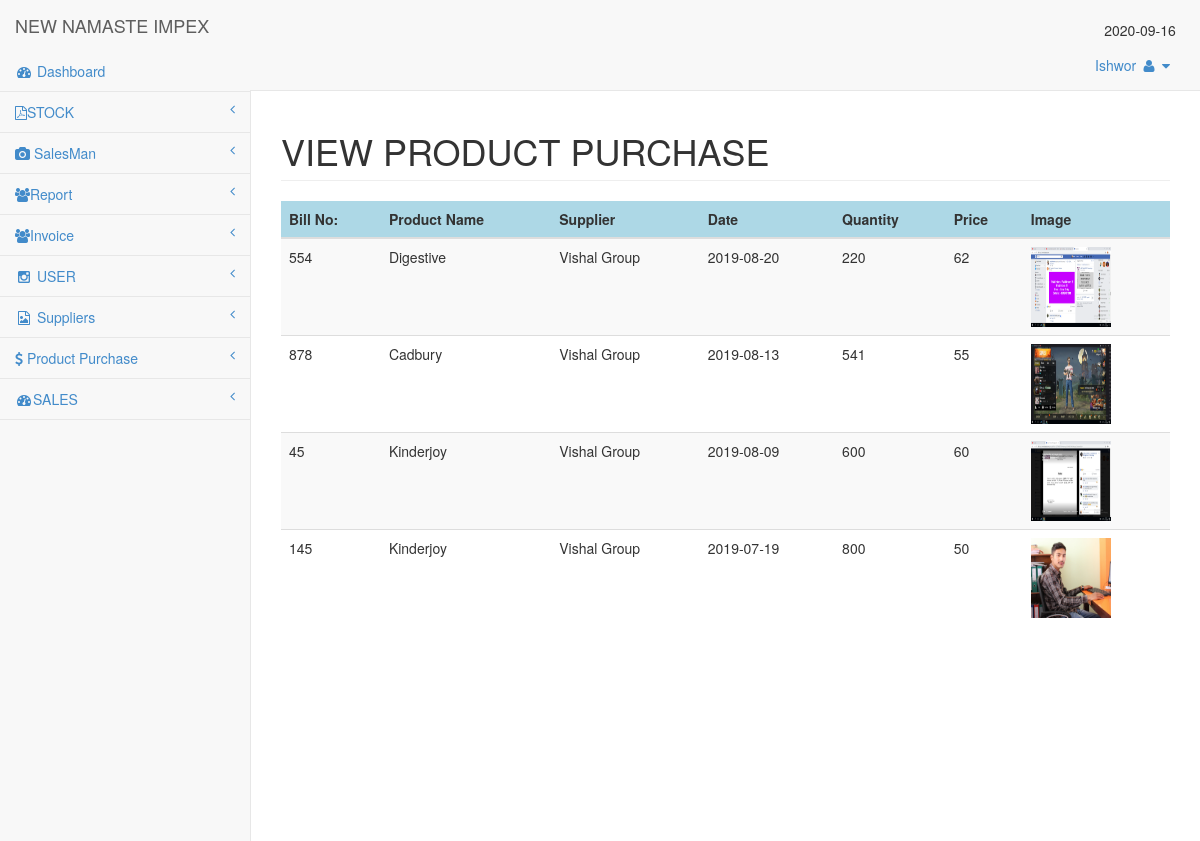
The app's page /admin/viewmem.php (signed in) with its own data.
### tables this page shows
CREATE TABLE `purchase` (
  `pid` int(100) NOT NULL,
  `bno` int(100) NOT NULL,
  `pname` varchar(200) NOT NULL,
  `pdetail` varchar(551) NOT NULL,
  `supplier` varchar(200) NOT NULL,
  `pdate` date NOT NULL,
  `quantity` bigint(100) NOT NULL,
  `price` bigint(100) NOT NULL,
  `image` varchar(2000) NOT NULL
);

### admin/viewmem.php (the view, shortened to what this page needs)
<?php session_start();
if(isset($_SESSION['uname']))
{
?>
<?php
include 'connect.php';
 include "header1.php";
include "menu/mmenu1.php";
?>
<div id="page-wrapper">
            <div class="row">
                <div class="col-lg-12">
 <h1 class="page-header">VIEW PRODUCT PURCHASE</h1>
                    </div>
                </div>
                <div class="row">
                    <div class="col-lg-12">
                        <table class="table table-striped" id="blogtable">
                            <thead>
                                <tr bgcolor="lightblue">
                                  <th>Bill No:</th>
                                    <th> Product Name</th>
                                      <th>Supplier</th>
                                        <th>Date</th>
                                          <th>Quantity</th>
                                            <th>Price</th>
                                    <th>Image</th>
                                </tr>
                            </thead>
                            <tbody>
                   <?php
include 'connect.php';
$quer="Select * from purchase order by pdate desc";
$result=mysqli_query($con,$quer);
    while($row = $result->fetch_assoc()) {
        echo '<tr>
                  <td scope="row">' . $row["bno"]. '</td>
 <b><td scope="row">' . $row["pname"]. '</td><b>
  <td scope="row">' . $row["supplier"]. '</td>
   <td scope="row">' . $row["pdate"]. '</td>
 <td scope="row">' . $row["quantity"]. '</td>
  <td scope="row">' . $row["price"]. '</td>
                   <td><img src="product/'.$row["image"].'"width="80px" height="80px"></td>
                </tr>';
}
?>
                            </tbody>
                        </table>
                    </div>
                </div>
            </div>
        </div>
<?php
}
else
{
header("location:login.php");
}
?>
</body>
</html>

### admin/header1.php (shortened to what this page needs)
<!DOCTYPE html>
<html lang="en">
<head>
    <link href="css/bootstrap.min.css" rel="stylesheet">
    <link href="css/plugins/metisMenu/metisMenu.min.css" rel="stylesheet">
    <link href="css/sb-admin-2.css" rel="stylesheet">
    <link href="font-awesome-4.1.0/css/font-awesome.min.css" rel="stylesheet" type="text/css">
</head>
<body>
    <div id="wrapper">

### admin/menu/mmenu1.php (shortened to what this page needs)
        <nav class="navbar navbar-default navbar-static-top" role="navigation" style="margin-bottom: 0">
            <div class="navbar-header">
                <a class="navbar-brand" href="home.php">NEW NAMASTE IMPEX</a>
            </div>
            <ul class="nav navbar-top-links navbar-right"><br><center><?php echo date("Y-m-d");?></center>
                <li class="dropdown">
                    <a class="dropdown-toggle" data-toggle="dropdown" href="#"><?php echo $_SESSION['uname'];?>
                        <i class="fa fa-user fa-fw"></i>  <i class="fa fa-caret-down"></i>
                    </a>
                </li>
            </ul>
            <div class="navbar-default sidebar" role="navigation">
                <div class="sidebar-nav navbar-collapse">
                    <ul class="nav" id="side-menu">
                        <li>
                            <a href="home.php"><i class="fa fa-dashboard fa-fw"></i> Dashboard</a>                        </li>
                        <li>
                            <a href="home.php"><i class="fa fa-file-pdf-o"></i>STOCK<span class="fa arrow"></span></a>
                                              </li>
                         <li>
                            <a href="home.php"><i class="fa fa-camera"></i> SalesMan<span class="fa arrow"></span></a>
                                              </li>
                        <li>
                            <a href="home.php"><i class="fa  fa-group"></i>Report<span class="fa arrow"></span></a>
                                            </li>
                         <li>
                            <a href="home.php"><i class="fa  fa-group"></i>Invoice<span class="fa arrow"></span></a>
                                            </li>
                       <?php  $name=$_SESSION['uname'];
                          include 'connect.php';
                          $quer="Select permission from login where Username='$name' ";
$result=mysqli_query($con,$quer);
while($row = $result->fetch_assoc()) {
if($row['permission']=="Administrator"){
                       ?>
<li>
                            <a href="#"><i class="fa fa-instagram fa-fw"></i> USER<span class="fa arrow"></span></a>
                        </li>
<li>
                            <a href="#"><i class="fa fa-file-photo-o fa-fw"></i> Suppliers<span class="fa arrow"></span></a>
                        </li>
                        <li>
                            <a href="#"><i class="fa fa-dollar"></i> Product Purchase<span class="fa arrow"></span></a>
                                               </li>
                        <li>
                            <a href="home.php"><i class="fa fa-dashboard fa-fw"></i>SALES<span class="fa arrow"></span></a>
                                            </li>
                     <?php }}?>
                        </ul>
</div>
            </div>
        </nav>

### admin/css/sb-admin-2.css (style rules this page uses)
body { background-color: #f8f8f8; }
#wrapper { width: 100%; }
#page-wrapper { padding: 0 15px; min-height: 568px; background-color: #fff; }
@media (min-width:768px) { #page-wrapper { position: inherit; margin: 0 0 0 250px; padding: 0 30px; border-left: 1px solid #e7e7e7; } }
.navbar-top-links li { display: inline-block; }
.navbar-top-links li:last-child { margin-right: 15px; }
.navbar-top-links li a { padding: 15px; min-height: 50px; }
.sidebar .sidebar-nav.navbar-collapse { padding-right: 0; padding-left: 0; }
.sidebar ul li { border-bottom: 1px solid #e7e7e7; }
.sidebar .arrow { float: right; }
.sidebar .fa.arrow:before { content: "\f104"; }
@media (min-width:768px) { .sidebar { z-index: 1; position: absolute; width: 250px; margin-top: 51px; } }

### records on screen
purchase: bno "554", pname "Digestive", supplier "Vishal Group", pdate "2019-08-20", quantity "220", price "62", image (picture)
purchase: bno "878", pname "Cadbury", supplier "Vishal Group", pdate "2019-08-13", quantity "541", price "55", image (picture)
purchase: bno "45", pname "Kinderjoy", supplier "Vishal Group", pdate "2019-08-09", quantity "600", price "60", image (picture)
purchase: bno "145", pname "Kinderjoy", supplier "Vishal Group", pdate "2019-07-19", quantity "800", price "50", image (picture)

### other values on screen
$_SESSION['uname'] "Ishwor"
